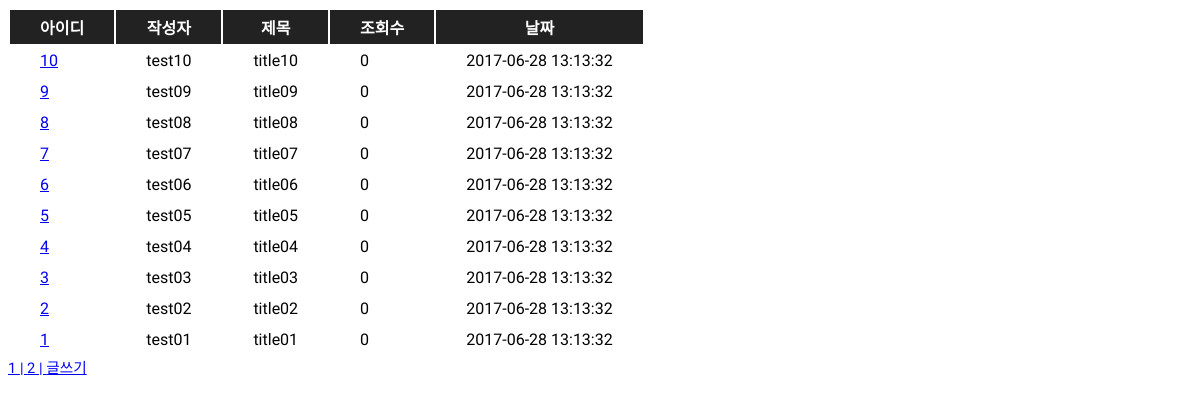
/index.php?no=2, run on an earlier commit of the app's database.
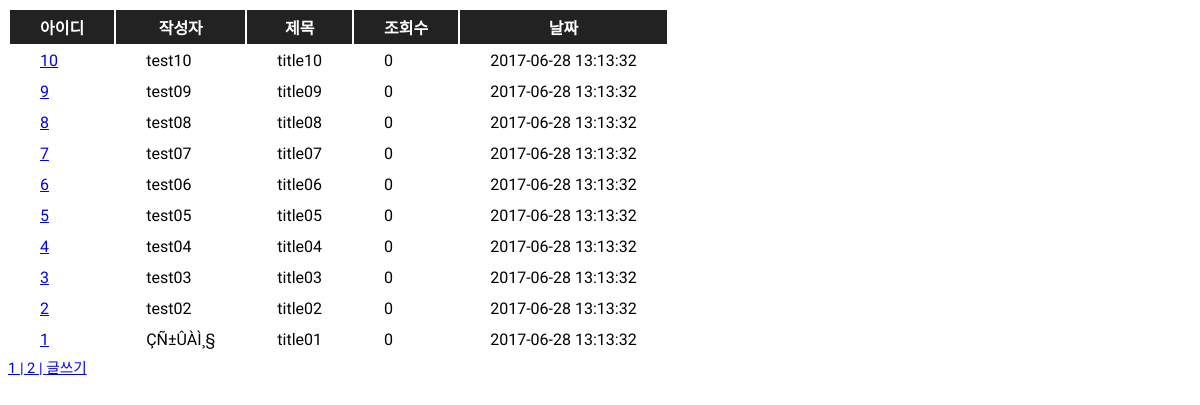
And on a later commit of the database.
### tables this page shows
CREATE TABLE board(
id int(11) unsigned not null auto_increment,
name varchar(20) not null,
email varchar(30),
pass varchar(12) not null,
title varchar(70) not null,
content text not null,
wdate datetime not null,
ip varchar(15) not null,
view int(11) not null default 0,
primary key(id)
)DEFAULT CHARSET=utf8;

### BaseModel.php (called while the page is built, shortened)
<?php
class BaseModel{
    private function db_connect(){
      try{
        $this->pdo = new PDO(_DSN,_DB_USER,_DB_PASS);
      }catch(PDOException $Exception){
        die('오류:'.$Exception->getMessage());
      }
    }
  }
?>

### ListModel.php (called while the page is built, shortened)
<?php
class ListModel extends BaseModel {
	function get_tatal_count() {
		$count = -1;
		try {
			$sql = "SELECT count(*)as cnt FROM board";
			$stmh = $this->pdo->prepare($sql);
			$stmh->execute();
			$row = $stmh->fetch(PDO::FETCH_ASSOC);
			$count = $row["cnt"];
		} catch (Exception $e) {
			print "오류:".$Exception->getMessage();
		}
		return $count;
	}
	function get_list($no) {
		$data = [];
		$page_list_size = 10;
		try{
			$no = ($no - 1) * 10;
			$sql = "SELECT * FROM board ORDER BY id DESC LIMIT :no, :page_list_size";
			$stmh = $this->pdo->prepare($sql);
			$stmh->bindValue(':no',$no,PDO::PARAM_STR);
			$stmh->bindValue(':page_list_size',$page_list_size,PDO::PARAM_STR);
			$stmh->execute();
			$i = 0;
			$data = [];
			while($row = $stmh->fetch(PDO::FETCH_ASSOC)){
				foreach($row as $key => $value){
					$data[$i][$key] = $value;
				}
				$i ++;
			}
		} catch(PDOException $Exception) {
			print "오류:".$Exception->getMessage();
		}
		return $data;
	}
}
?>

### index.php (the view, shortened to what this page needs)
<?php
$list = new ListModel();
$listarray[] = $list->get_list($_GET["no"]);
$totalcount = $list->get_tatal_count();
$totalpage = ceil($totalcount / _show_page);
?>
<html>
	<head>
	</head>
	<body>
		<table>
			<thead>
				<tr>
					<th>아이디</th>
					<th>작성자</th>
					<th>제목</th>
					<th>조회수</th>
					<th>날짜</th>
				</tr>
			</thead>
			<tbody>
				<?php
					foreach ($listarray[0] as $row) {
					$testurl = "http://localhost/20170628/showupdate.php?id=$row[id]";
				?>
				<tr>
					<td><a href=<?=$testurl?>><?=$row["id"]?></a></td>
					<td><?=$row["name"]?></td>
					<td><?=$row["title"]?></td>
					<td><?=$row["view"]?></td>
					<td><?=$row["wdate"]?></td>
				</tr>
				<?php
					}
				?>
			</tbody>
		</table>
		<?php
			for($i = 1; $i < $totalpage+1; $i++) {
				print "<a href=index.php?no=$i>$i | </a>";
			}
		?>
		<a href="./insert_form.html">글쓰기</a>
	</body>
</html>

### index.php (style rules this page uses)
body { font-family: 'Josefin Sans', sans-serif; font-size: 11pt; }
thead { background-color: #222; }
th { color: #fff; }
th, td { padding: 5 30px; }

What changed in the data, as far as the page shows it:
changed board "title01": name "test01" → "ÇÑ±ÛÀÌ¸§"
